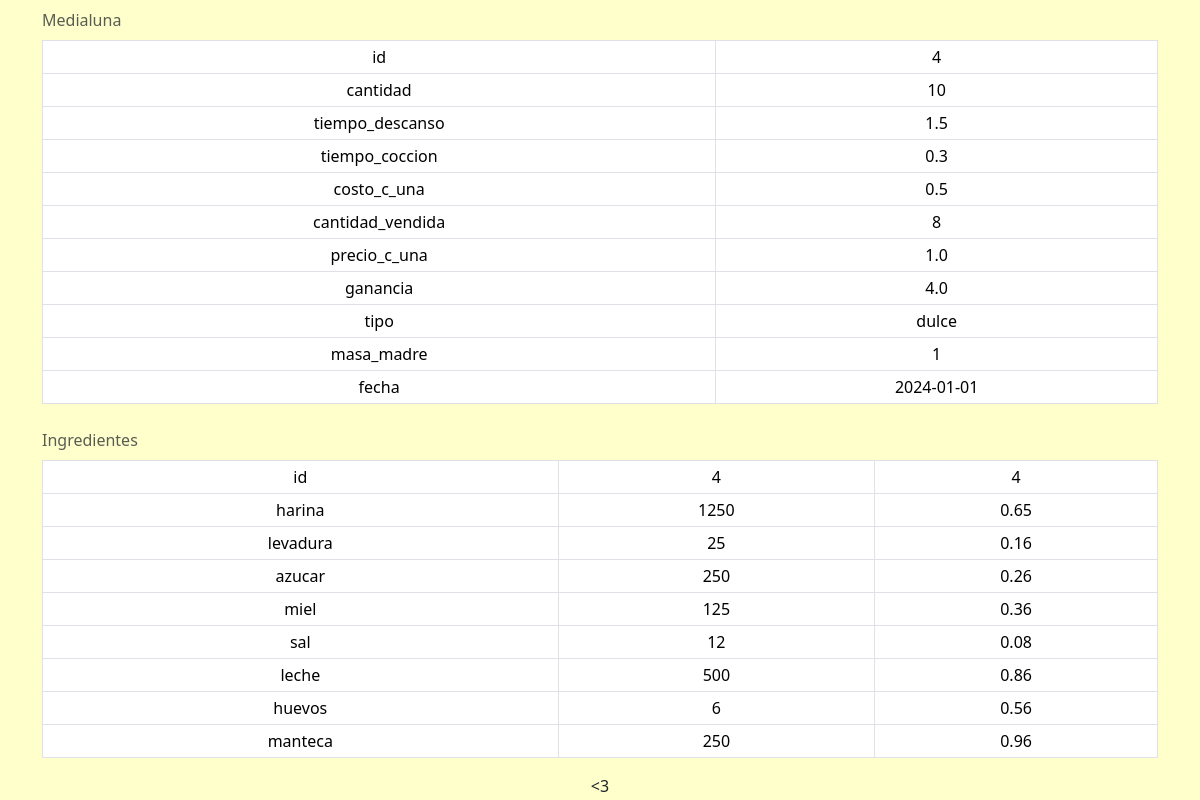
Screenshot of /medialunas/4 with the database file from the repository.
### tables this page shows
CREATE TABLE "medialunas" (
	"id"	INTEGER NOT NULL UNIQUE,
	"cantidad"	INTEGER,
	"tiempo_descanso"	REAL,
	"tiempo_coccion"	REAL,
	"costo_c_una"	REAL,
	"cantidad_vendida"	INTEGER,
	"precio_c_una"	REAL,
	"ganancia"	REAL,
	"tipo"	TEXT,
	"masa_madre"	INTEGER, "fecha" TEXT,
	PRIMARY KEY("id" AUTOINCREMENT)
);

CREATE TABLE ingredientes (
	id INTEGER NOT NULL,
	harina INTEGER,
	levadura INTEGER,
	azucar INTEGER,
	miel INTEGER,
	sal INTEGER,
	leche INTEGER,
	huevos INTEGER,
	manteca INTEGER,
	FOREIGN KEY(id) REFERENCES medialunas(id)
);

CREATE TABLE precios (
	id INTEGER NOT NULL,
	harina REAL,
	levadura REAL,
	azucar REAL,
	miel REAL,
	sal REAL,
	leche REAL,
	huevos REAL,
	manteca REAL,
	FOREIGN KEY(id) REFERENCES medialunas(id)
);

### app.py (the view)
@app.route('/medialunas/<int:id>')
def mostrar_medialunas(id: int):
    with sqlite3.connect(database) as connection:
        cursor = connection.cursor()
        cursor.execute("SELECT * FROM medialunas WHERE id=?", (str(id),))
        selected_medialuna = cursor.fetchone()
        cursor.execute("SELECT * FROM ingredientes WHERE id=?", (str(id),))
        selected_ingredientes = cursor.fetchone()
        cursor.execute("SELECT * FROM precios WHERE id=?", (str(id),))
        selected_precios = cursor.fetchone()
    print(COLUMNAS_INGREDIENTES_PRECIOS)
    medialuna = {}
    ingredientes = {}
    precios = {}
    if selected_medialuna != None:
        for i in range(len(COLUMNAS_MEDIALUNAS)):
            medialuna[COLUMNAS_MEDIALUNAS[i]] = selected_medialuna[i]
    if selected_ingredientes != None:
        for i in range(len(COLUMNAS_INGREDIENTES_PRECIOS)):
            ingredientes[COLUMNAS_INGREDIENTES_PRECIOS[i]] = selected_ingredientes[i]
    if selected_precios != None:
        for i in range(len(COLUMNAS_INGREDIENTES_PRECIOS)):
            precios[COLUMNAS_INGREDIENTES_PRECIOS[i]] = selected_precios[i]
    return render_template("medialunas.html", medialuna=medialuna,
                           ingredientes=ingredientes, precios=precios)

### templates/medialunas.html (shortened to what this page needs)
{% extends "layout.html" %}
{% block main %}
<div class="container table-responsive-sm">
    <table class="table table-sm table-hover table-bordered">
        <caption> Medialuna </caption>
        <tbody>
            {% for key in medialuna %}
            <tr>
                <td>
                    {{ key }}
                </td>
                <td>
                    {{ medialuna[key] }}
                </td>
            </tr>
            {% endfor %}
        </tbody>
    </table>
    <table class="table table-sm table-hover table-bordered">
        <caption> Ingredientes </caption>
        <tbody>
            {% for key in ingredientes %}
            <tr>
                <td>
                    {{ key }}
                </td>
                <td>
                    {{ ingredientes[key] }}
                </td>
                <td>
                    {{ precios[key] }}
                </td>
            </tr>
            {% endfor %}
        </tbody>
    </table>
</div>
{% endblock %}

### static/styles.css (style rules this page uses)
body { background-color: #ffffcc !important; text-align: center !important; }
caption { caption-side: top; }

### rows the page displays
medialunas: id "4" "10" "1.5" "0.3" "0.5" "8" "1.0" "4.0" "dulce" "1" "2024-01-01"
ingredientes: id "4" "1250" "25" "250" "125" "12" "500" "6" "250"
precios: id "4" "0.65" "0.16" "0.26" "0.36" "0.08" "0.86" "0.56" "0.96"

### other values shown
{{ key }} "id" "cantidad" "tiempo_descanso" "tiempo_coccion" "costo_c_una" "cantidad_vendida" "precio_c_una" "ganancia" "tipo" "masa_madre" "fecha"
{{ key }} "id" "harina" "levadura" "azucar" "miel" "sal" "leche" "huevos" "manteca"
